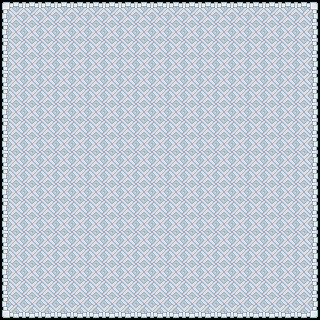

The image is a tile-based game level rendered from a .tmx file. Its description and source (layers, tilesets, objects; grid data summarised) follow:
An orthogonal 20x20 tile map with 16x16 px tiles, 2 tile layers (Walkable, OnGrass), 3 tilesets.

<map version="1.0" tiledversion="1.1.2" orientation="orthogonal" renderorder="right-down" compressionlevel="6" width="20" height="20" tilewidth="16" tileheight="16" infinite="0" nextobjectid="1">
 <tileset firstgid="1" source="../tileset/building-small.tsx" />
 <tileset firstgid="1025" source="../tileset/terra.tsx" />
 <tileset firstgid="2049" source="../tileset/t1.tsx" />
 <layer name="Walkable" width="20" height="20">
  <data>[400 cells, 324 non-empty, 1 distinct tile ids]</data>
 </layer>
 <layer name="OnGrass" width="20" height="20">
  <data>[400 cells, 76 non-empty, 8 distinct tile ids]</data>
 </layer>
</map>
